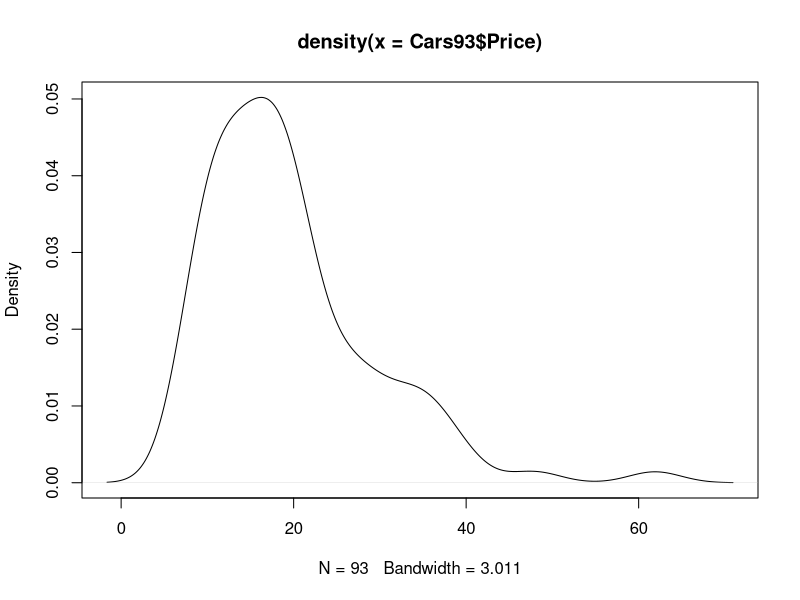
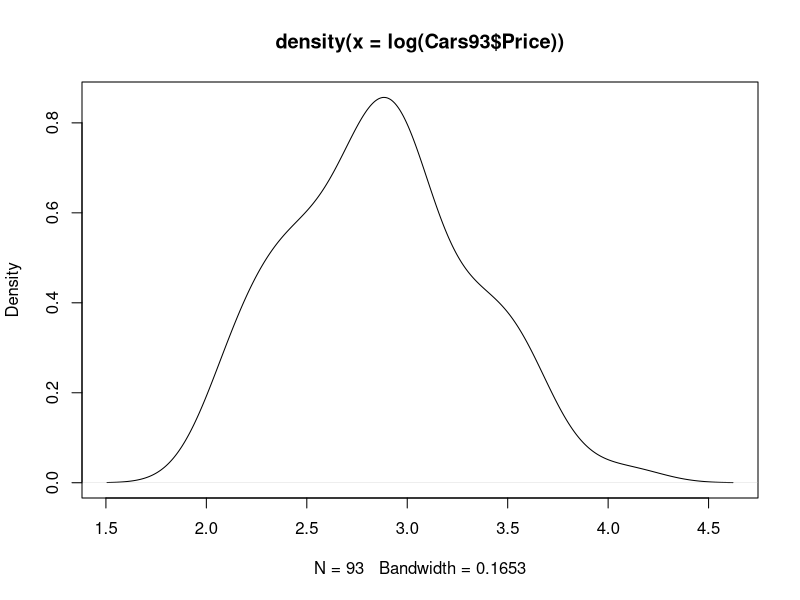

The R source for these figures, in order:
#install.packages("dplyr")
library(MASS) #You must run this before dplyr or problems happen. Such as select not existing anymore
library(dplyr)

#In R, order matters. A lot. A lot a lot. 

#Just got the MASS package going, it has the dataset Cars93 inside of it, so we'll manipulate that

#The select function allows us to pick out specific variables from a given dataset to observe and assigns it to a variable
Cars93_Exl <- select(Cars93, Type, EngineSize, DriveTrain, MPG.city) #Syntax is select(dataset, var1, var2, var..., varx)

Cars93_Exl

#Basic density plot and a logged version of it
plot(density(Cars93$Price)) #Looks like a skewed distribution
plot(density(log(Cars93$Price))) #Looks like a normal distribution

#Gives us the amount of each type in the dataset
table(Cars93$Type)

#Gives us only the Cars that fulfill that specific condition under that variable. In this case it must be a small car.
Cars93_Exl2<-filter(Cars93, Type=="Small") #Filter allows us to specify a condition. Syntax is filter(dataset, filter)
#As you can see this command gives all columns where that condition is true.
head(Cars93_Exl2)

#Gives specific columns where that condition is true.
Cars93_Ex3<-select(filter(Cars93, Type=="Small"), Model, EngineSize, Horsepower, MPG.highway)
head(Cars93_Ex3)

#Gives specific columns where a different kind of boolean is true. 
Cars93_Ex4<-select(filter(Cars93, Horsepower>150), Model, EngineSize, Horsepower, MPG.highway)
head(Cars93_Ex4)

#Note because I don't feel like writing more that I have to, multiple different conditions can be put in a filter if you write filter(dataset, condition1 & condition2)

#AND is represented as &, OR is |, NOT is !

#We have the %in% checks if a value is in a list of possible values, you do this for two things being the same variable, two different variables take |
Cars93_Ex5<-select(filter(Cars93, Type %in% c("Sporty","Compact") & Horsepower>= 120),
                   Model, Type, EngineSize, MPG.city)
head(Cars93_Ex5)

#The pipe operator aka %>% can result in more reasable code when you have several operations that need to be nested. It's an alternative to nesting.
Cars93_Ex6<-Cars93 %>% filter(Type %in% c("Sporty", "Compact") & Horsepower >= 120) %>%
  select(Model, Type, EngineSize)
head(Cars93_Ex6)
